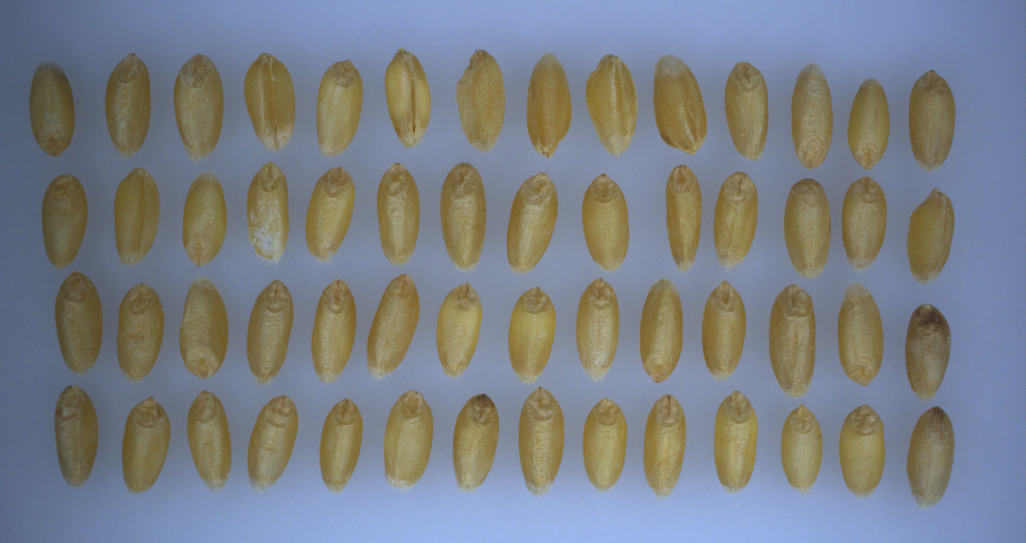
#> input picture Basic level image processing/c9_Bitwise_Operators/Resim2_Coklu_Bugday.png, 1026 x 543 px
$ python K10_8_Bitwise_NOT_Bugday_RENKLI.py
#> lines starting #> are read from the running program, lines starting #| are printed output that depends on the picture
# -*- coding: utf-8 -*-
"""
Created on Tue Mar 26 06:25:48 2024

@author: muozi
"""

import cv2

# İlk görüntüyü yükle
import cv2

# İlk görüntüyü yükle
img1 = cv2.imread('Resim2_Coklu_Bugday.png')
#> img1 is the input picture: shape (543, 1026, 3); mean B, G, R 134.1, 128.1, 123.2

# İkinci görüntüyü yükle
img2 = cv2.imread("Resim3_Bugday_Binary.png")
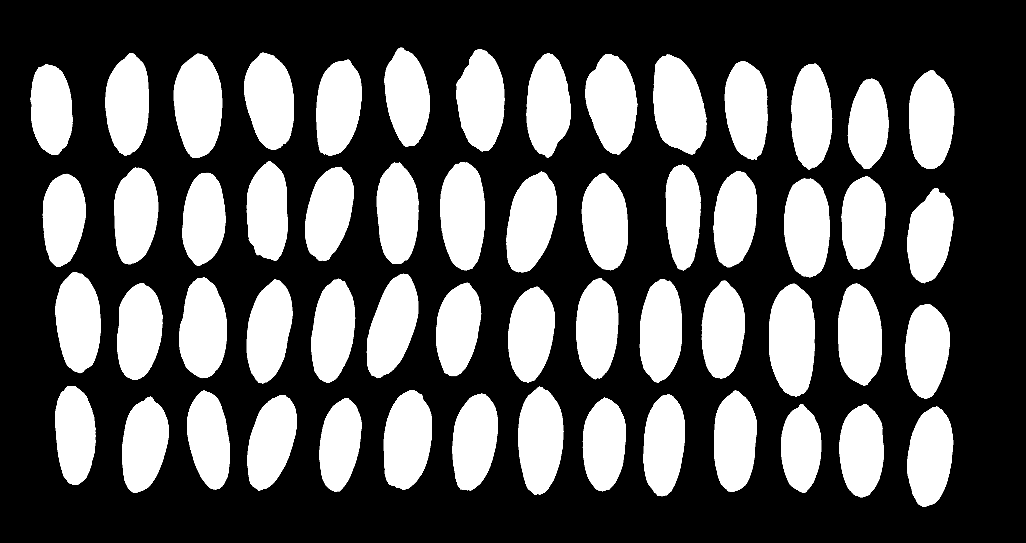
#> input picture Basic level image processing/c9_Bitwise_Operators/Resim3_Bugday_Binary.png, 1026 x 543 px
#> img2 is the input picture: shape (543, 1026, 3); min 0, max 255, mean 88.1

print("Veri Tipi IMG_1:"+str(img1.dtype))
#| Veri Tipi IMG_1:uint8
print("Veri Tipi IMG_2:"+str(img2.dtype))
#| Veri Tipi IMG_2:uint8

print("IMG1 Görüntü Boyutu:"+str(img1.shape))
#| IMG1 Görüntü Boyutu:(543, 1026, 3)
print("IMG2 Görüntü Boyutu:"+str(img2.shape))
#| IMG2 Görüntü Boyutu:(543, 1026, 3)
# İlk görüntü için NOT işlemi
not_img1 = cv2.bitwise_not(img1)
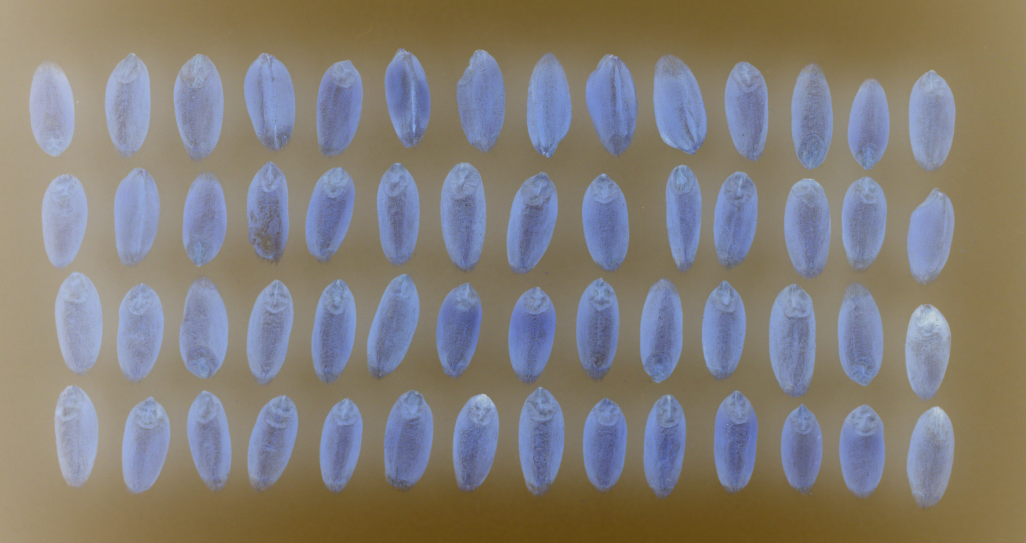
#> not_img1: shape (543, 1026, 3); mean B, G, R 120.9, 126.9, 131.8

# İkinci görüntü için NOT işlemi
not_img2 = cv2.bitwise_not(img2)
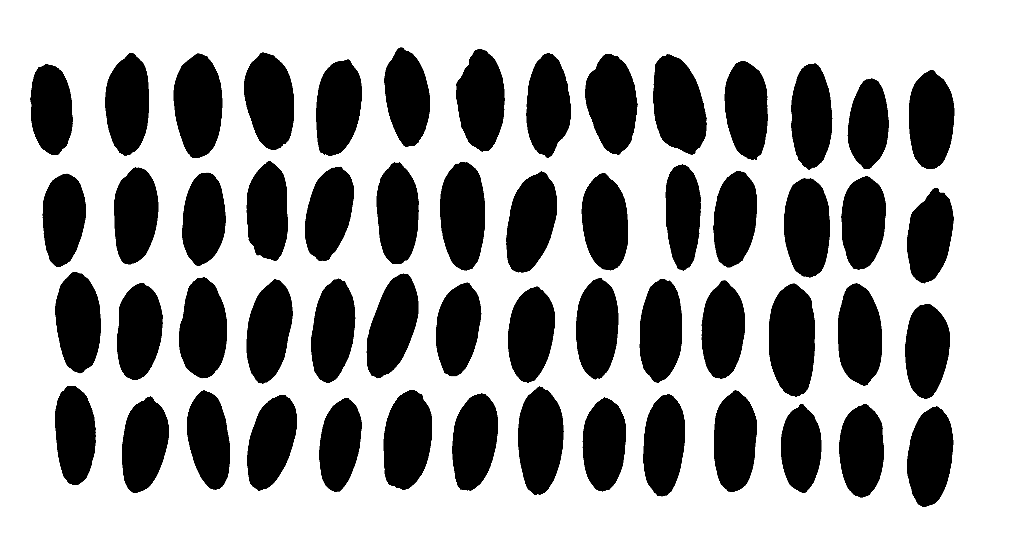
#> not_img2: shape (543, 1026, 3); min 0, max 255, mean 166.9

# Görüntüleri göster
cv2.imshow("img1", img1)
cv2.imshow("img2", img2)
cv2.imshow("bitwise_not_img1", not_img1)
cv2.imshow("bitwise_not_img2", not_img2)

cv2.waitKey(0)
cv2.destroyAllWindows()
